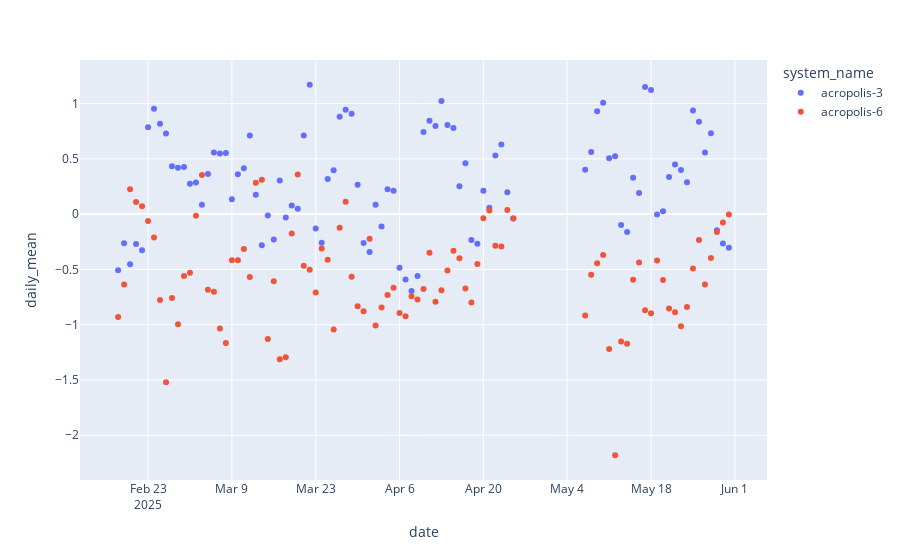
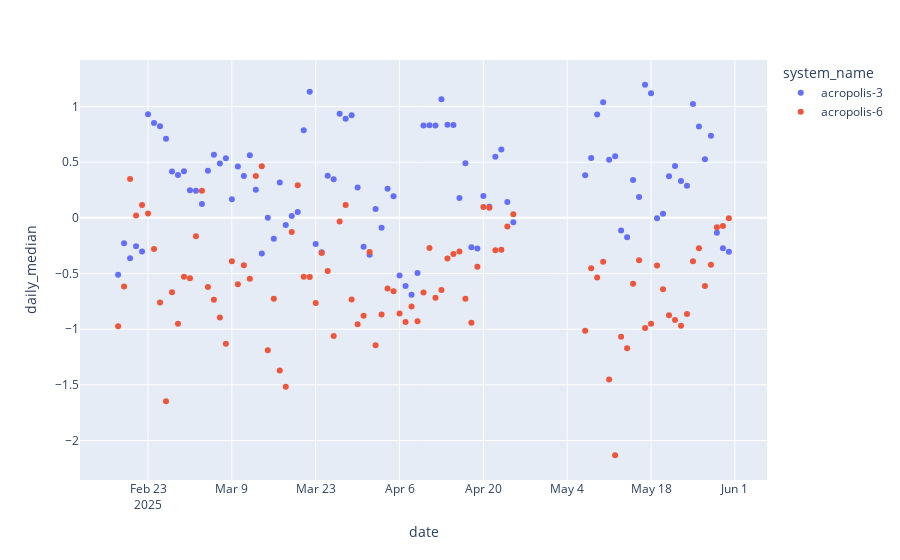

These figures' notebook cell, in order:
### Code cell
df_daily_mean = df.sort("datetime") \
    .with_columns(pl.col("datetime").dt.date().alias("date")) \
    .group_by(["date", "system_name", "system_id"]) \
    .agg([
        (pl.col("diff").mean()).alias("daily_mean"),
        (pl.col("diff").median()).alias("daily_median")
        ]) \
    .sort("system_id")
    
fig = px.scatter(df_daily_mean, x="date", y="daily_mean", color = "system_name")
fig.show()
fig = px.scatter(df_daily_mean, x="date", y="daily_median", color = "system_name")
fig.show()
